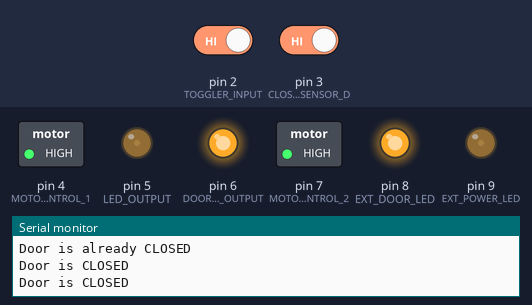
A sketch run on a simulated Arduino Nano, built with avr-gcc and run on an emulated ATmega328P. Parts: switched loads named in the sketch (green lamp = pin HIGH), output pins drawn as LEDs (lit = HIGH), the last lines printed to the serial monitor. The test bench sets the inputs (shaded band); at power-on: pin 2 (TOGGLER_INPUT) HIGH, pin 3 (CLOSED_SENSOR_D) HIGH.

Above: at 2.29 s.
2.3 s: pin 2 (TOGGLER_INPUT) driven LOW
At 3.9 s:
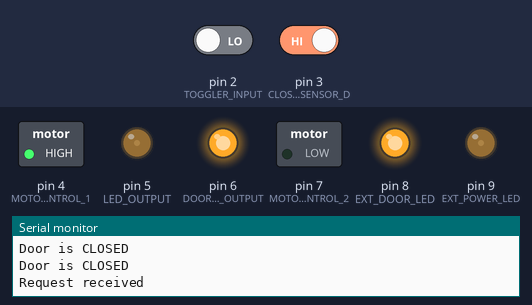
5.3 s: pin 3 (CLOSED_SENSOR_D) driven LOW
At 5.46 s:
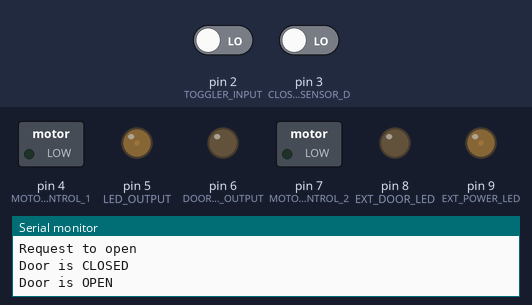
8.3 s: pin 3 (CLOSED_SENSOR_D) driven HIGH
At 8.48 s:
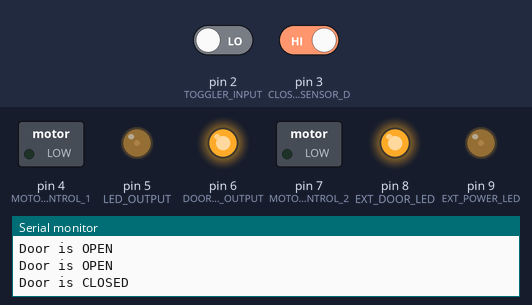
Timing chart, 0 to 17.3 s (numbered marks = the images above; inputs shaded):
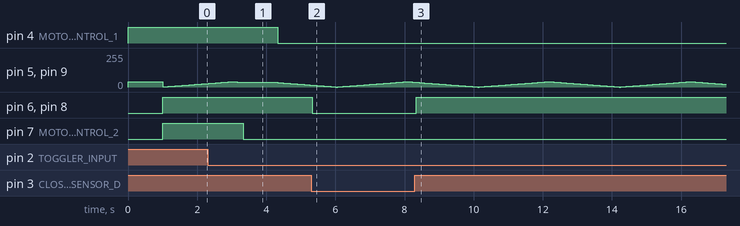

Measured:
- after the input at 2.3 s, pin 4 (MOTOR_CONTROL_1): HIGH → LOW after 2.0 s; pin 7 (MOTOR_CONTROL_2): HIGH → LOW after 1.0 s
- after the input at 5.3 s, pin 6 (DOOR_STATUS_OUTPUT), pin 8 (EXT_DOOR_LED): HIGH → LOW at once
- after the input at 8.3 s, pin 6 (DOOR_STATUS_OUTPUT), pin 8 (EXT_DOOR_LED): LOW → HIGH at once

The sketch:

chicken_coop.ino
```cpp
/* Chick coop door
 * Uses an Arduino Nano
 * to interface to a smart garage door controller
 * Rev1.1 removed the need for Sync
 * Rev1.2 Fixed issue with reversing actuator direction
 * Rev1.3 Added external LEDs for power and door
 * Rev1.4 Fixed door close on startup
 * Rev1.5 Add ext LED outputs to PCB rev2.3
 * Rev1.6 Updated toggler debounce and moved to 115200 baud
 * Rev1.7 Updated relay switch process and increased to 1000ms
 */
#define VERSION "Chicken Coop Door 1.7\n"

//Custom pins
#define EXT_DOOR_LED 8
#define EXT_POWER_LED 9


//Pin assignments
#define TOGGLER_INPUT PD2
#define CLOSED_SENSOR_D PD3
#define MOTOR_CONTROL_1 PD4 // When off, 12V out
#define LED_OUTPUT PD5
#define DOOR_STATUS_OUTPUT PD6
#define MOTOR_CONTROL_2 PD7  //When off, GND out
#define CLOSED_SENSOR_A A1


#define TOGGLE_DEBOUNCE    10  // 1000 milli second
#define DOOR_RATE   1000  // 1 second test rate
#define TOGGLE_RATE 100  // 1 second test rate
#define FADE_RATE   50    // 20ms fade rate
#define MAX_BRIGHT  40    // PWM max brightness
#define MOTOR_DELAY 1000   // Short delay so motor doesn't cause voltage drop

static bool door_open = false;     // Motor output state of door
static unsigned char counter = 0;  //toggle counter

void setup()
{
  // Start the Serial comms
  Serial.begin(115200);
  delay(10);
  Serial.println(VERSION);

  //Custom
  pinMode(EXT_POWER_LED, OUTPUT);
  pinMode(EXT_DOOR_LED, OUTPUT);

  analogWrite(LED_OUTPUT, MAX_BRIGHT);
  analogWrite(EXT_POWER_LED, MAX_BRIGHT);

  //Pin Outputs
  pinMode(DOOR_STATUS_OUTPUT, OUTPUT);
  pinMode(LED_OUTPUT, OUTPUT);
  pinMode(MOTOR_CONTROL_1, OUTPUT);
  pinMode(MOTOR_CONTROL_2, OUTPUT);
  digitalWrite(MOTOR_CONTROL_1, HIGH);
  digitalWrite(MOTOR_CONTROL_2, LOW);

  //Delay 1 seconds for the garage sensor to start
  delay(1000);

  //Pin Inputs
  pinMode(TOGGLER_INPUT, INPUT_PULLUP);
  pinMode(CLOSED_SENSOR_D, INPUT);
  pinMode(CLOSED_SENSOR_A, INPUT);

  // on startup, if door is closed then initilaize the motor to close
  if(digitalRead(CLOSED_SENSOR_D) == LOW)
  {
    digitalWrite(MOTOR_CONTROL_1, LOW);
    digitalWrite(MOTOR_CONTROL_2, LOW);
    digitalWrite(DOOR_STATUS_OUTPUT, LOW);
    door_open = true;
    Serial.println("Door is already OPEN");
  }
  else
  {
    digitalWrite(MOTOR_CONTROL_1, HIGH);
    digitalWrite(MOTOR_CONTROL_2, HIGH);
    digitalWrite(DOOR_STATUS_OUTPUT, HIGH);
    door_open = false;
    Serial.println("Door is already CLOSED");
  }

  analogWrite(LED_OUTPUT, 0);
  analogWrite(EXT_POWER_LED, 0);
}

void fade_led()
{
  static unsigned long fade_time = 0;
  static int pwm = 0;

  if(millis() - fade_time > FADE_RATE)
  {
    fade_time = millis();

    pwm += 1;
    int pwm_out = pwm;

    if(pwm > MAX_BRIGHT && pwm < (MAX_BRIGHT * 2))
    {
      pwm_out = MAX_BRIGHT - (pwm - MAX_BRIGHT);
    }
    else if(pwm >= (MAX_BRIGHT * 2))
    {
      pwm = 0;
      pwm_out = 0;
    }

    analogWrite(LED_OUTPUT, pwm_out);
    analogWrite(EXT_POWER_LED, pwm_out);
  }
}

void door_led()
{
  static unsigned long door_time = 0;

  if(millis() - door_time > DOOR_RATE)
  {
    door_time = millis();

    //Analog input read of the door sensor (debug)
    //Serial.println(analogRead(CLOSED_SENSOR_A));

    //indicate door state
    if(digitalRead(CLOSED_SENSOR_D) == HIGH)
    {
      digitalWrite(DOOR_STATUS_OUTPUT, HIGH);
      digitalWrite(EXT_DOOR_LED, HIGH);
      Serial.println("Door is CLOSED");
    }
    else
    {
      digitalWrite(DOOR_STATUS_OUTPUT, LOW);
      digitalWrite(EXT_DOOR_LED, LOW);
      Serial.println("Door is OPEN");
    }
  }
}

bool door_request()
{
  static unsigned long timer = 0;

  static bool waiting_for_release = false;
  bool rtn = false;

  if(millis() - timer > TOGGLE_RATE)
  {
    timer = millis();
    bool pressed = digitalRead(TOGGLER_INPUT) == LOW;
    //Serial.println(counter);
    if(pressed)
    {
      counter++;
      if(counter > TOGGLE_DEBOUNCE && !waiting_for_release)
      {
        rtn = true;
        waiting_for_release = true;
        Serial.println("Request received");
      }
    }
    else
    {
      if(counter > 0)
        counter--;
      else
        waiting_for_release = false;
    }
  }

  return rtn;
}

void toggle_door()
{
  door_open = !door_open;

  //Ground both outputs first then wait
  digitalWrite(MOTOR_CONTROL_1, HIGH);
  digitalWrite(MOTOR_CONTROL_2, LOW);

  delay(MOTOR_DELAY);

  digitalWrite(MOTOR_CONTROL_1, door_open ? LOW : HIGH);
  digitalWrite(MOTOR_CONTROL_2, door_open ? LOW : HIGH);

  if(door_open)
    Serial.println("Request to open");
  else
    Serial.println("Request to close");
}

void loop()
{
  door_led();
  fade_led();

  if(door_request())
  {
    toggle_door();
  }
}
```
